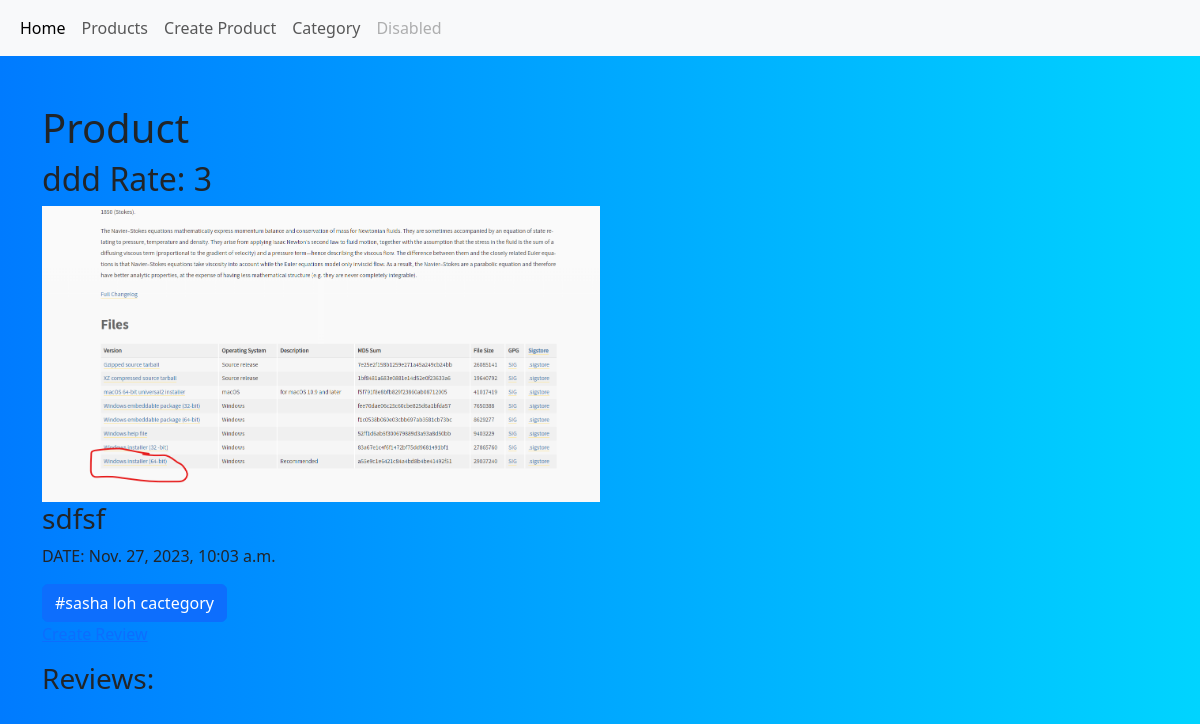
Page /products/1/ on the earlier database version.
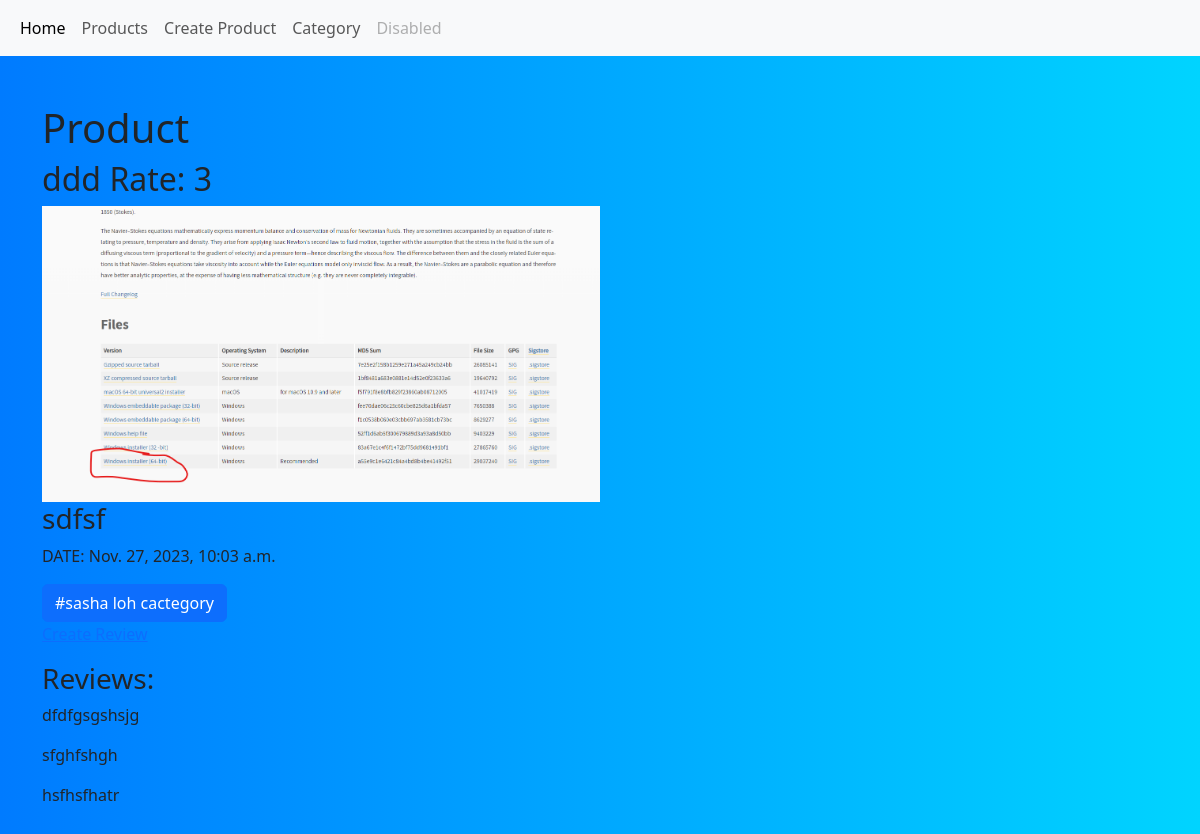
Same page on the later database version.
### post/models.py (models this page shows, shortened)
class Category(models.Model):
    text = models.CharField(max_length=100)
    class Meta:
        verbose_name_plural = "Category"

class Review(models.Model):
    product = models.ForeignKey('post.Product', on_delete=models.CASCADE, related_name='review')
    text = models.TextField()
    created_at = models.DateTimeField(auto_now_add=True)

### post/views.py (the view)
# urls.py: path('products/<int:prod_id>/', views.product_detail_view),
def product_detail_view(request, prod_id):
    if request.method == 'GET':
        product = Product.objects.get(id=prod_id)
        return render(request, 'products/detail.html', {'product': product})

### templates/products/detail.html
{% extends 'layouts/index.html' %}
{% block content %}
    <h1>Product</h1>
    <h2>{{ product.title }}   Rate: {{ product.rate }}</h2>
    <img src="/media/{{ product.image }}" width="50%" alt="...">
    <h3>{{ product.content }}</h3>
    <p>DATE: {{ product.created_at }}</p>
    {% for category in product.category.all %}
        <a href="/category/" class="btn btn-primary">#{{ category.text }}</a>
    {% endfor %}
    <p>
    <a href="/create_reviews/{{ product.id }}/" class="submit-row">Create Review{{ ReviewCreateForm }}</a>
    </p>
    <h3>Reviews:</h3>
    {% for review in product.review.all %}
        <p>{{review.text}}</p>
    {% endfor %}
{% endblock %}

Differences in the rows shown:
added Review: text "dfdfgsgshsjg"
added Review: text "sfghfshgh"
added Review: text "hsfhsfhatr"
